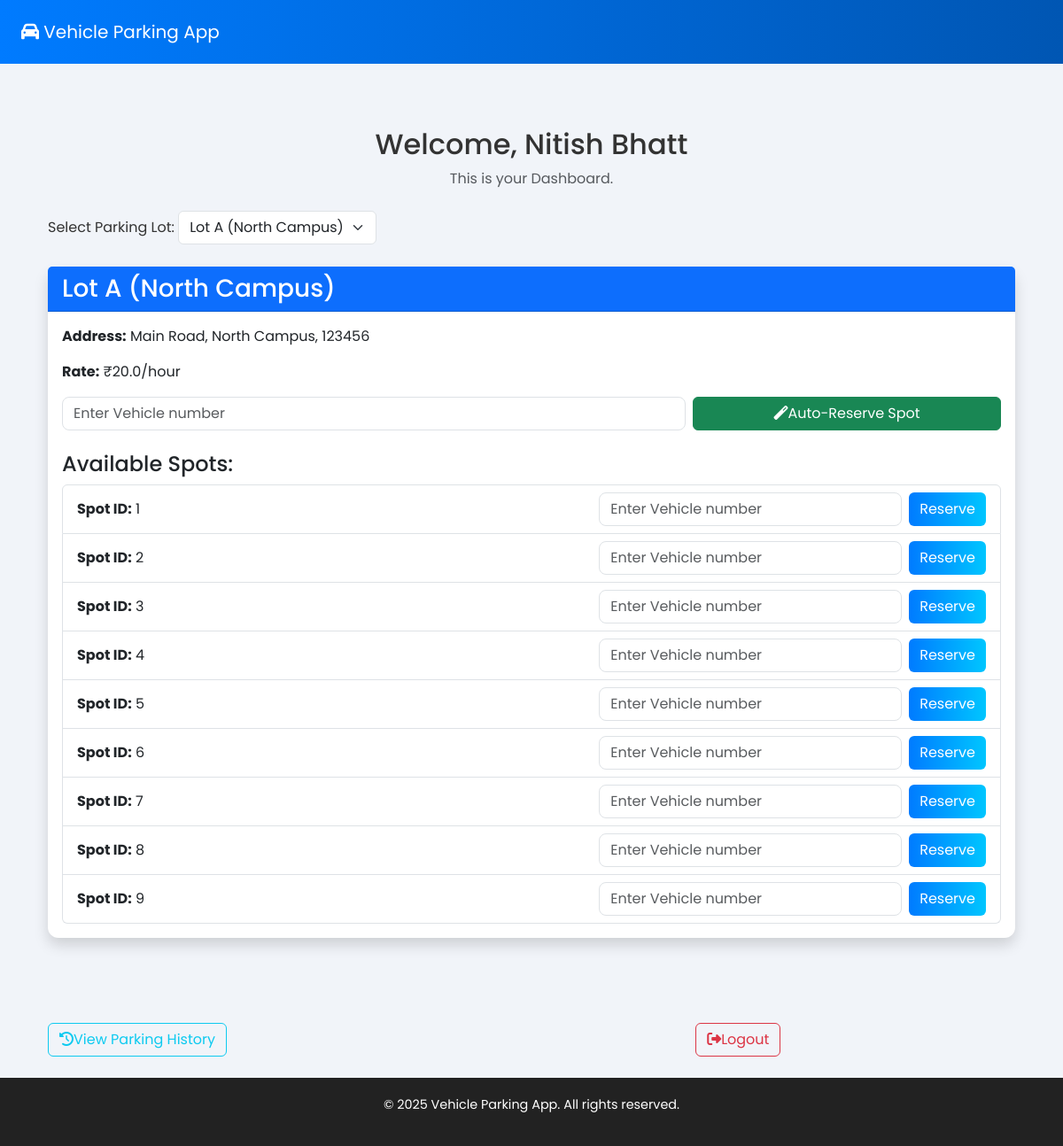
Screenshot of /user/dashboard?lot_id=1 (signed in) with the database file from the repository.
### app/models.py (models this page shows, shortened)
class User(UserMixin, db.Model):
    id=db.Column(db.Integer, primary_key=True)
    full_name=db.Column(db.String(100), nullable=False)
    email= db.Column(db.String(100), nullable=False)
    password = db.Column(db.String(100), nullable=False)
    reservations=db.relationship('Reservation', backref='user', lazy=True)

class ParkingLot(db.Model):
    id= db.Column(db.Integer, primary_key=True)
    name = db.Column(db.String(100), nullable=False)
    location_name= db.Column(db.String(100), nullable=False)
    address = db.Column(db.String(200), nullable=False)
    pincode= db.Column(db.String(10), nullable=False)
    price_per_hour= db.Column(db.Float, nullable=False)
    max_spots= db.Column(db.Integer, nullable=False)
    spots= db.relationship('ParkingSpot', backref='lot', lazy=True)

class ParkingSpot(db.Model):
    id= db.Column(db.Integer, primary_key=True)
    lot_id= db.Column(db.Integer, db.ForeignKey('parking_lot.id'), nullable=False)
    status= db.Column(db.String(1), default="A") # A for available and O for Occupied
    reservations= db.relationship("Reservation", backref='spot', lazy=True)

### app/routes.py (the view, shortened to what this page needs)
@main.route('/user/dashboard')
@login_required
def user_dashboard():
    lots= ParkingLot.query.all()
    active_reservation= Reservation.query.filter_by(user_id= current_user.id, end_time= None).first()
    lot_id= request.args.get('lot_id', type= int)
    selected_lot= ParkingLot.query.get(lot_id) if lot_id else None
    spot_status= {}
    if selected_lot:
        for spot in selected_lot.spots:
            active_res= next((res for res in spot.reservations if res.end_time is None),None)
            spot_status[spot.id]= active_res
    return render_template('user_dashboard.html', lots=lots, selected_lot=selected_lot, user=current_user, spot_status=spot_status)

### app/routes.py (called while the page is built)
@login_manager.user_loader
def load_user(user_id):
    return User.query.get(int(user_id))

@main.after_app_request
def add_no_cache_headers(response):
    response.headers['Cache-Control']= "no-store, no-cache, must-revalidate, post-check=0, precheck=0, max-age=0"
    response.headers["Pragma"]= 'no-cache'
    response.headers["Expires"]= "-1"
    return response

### app/templates/user_dashboard.html (shortened to what this page needs)
{% extends 'base.html' %}
{% block content %}
<div class="container mt-4">
    <div class="text-center mb-4">
        <h2>Welcome, {{user.full_name}}</h2>
        <p class="text-muted">This is your Dashboard.</p>
    </div>
    {% if not reserved_only %}
        <form method="GET" action="{{ url_for('main.user_dashboard') }}" class="mb-4">
            <label for="lot" class="form-label">Select Parking Lot:</label>
            <select name="lot_id" class="form-select w-auto d-inline-block" onchange="this.form.submit()">
                {% for lot in lots %}
                    <option value="{{ lot.id }}" {% if selected_lot and lot.id == selected_lot.id %}selected{% endif %}>
                         {{ lot.name }} ({{ lot.location_name }})
                    </option>
                {% endfor %}
            </select>
        </form>
    {% endif %}
    {% if selected_lot %}
        <div class="card shadow mb-4">
            <div class="card-header bg-primary text-white">
                <h3 class="mb-0">{{ selected_lot.name }} ({{ selected_lot.location_name }})</h3>
            </div>
            <div class="card-body">
                <p><strong>Address:</strong> {{ selected_lot.address }}, {{ selected_lot.pincode }}</p>
                <p><strong>Rate:</strong> ₹{{ selected_lot.price_per_hour }}/hour</p>
                {% if not reserved_only %}
                    <form action="{{ url_for('main.auto_reserve') }}" method="POST" class="row g-2 mb-4">
                        <div class="col-md-8">
                            <input type="text" name="vehicle_number" placeholder="Enter Vehicle number" class="form-control" required >
                        </div>
                        <div class="col-md-4">
                            <button type="submit" class="btn btn-success w-100">
                                <i class="fas fa-magic"></i>Auto-Reserve Spot
                            </button>
                        </div>
                    </form>
                {% endif %}
                <h4>Available Spots:</h4>
                <ul class="list-group">
                    {% for spot in selected_lot.spots %}
                        {% set reservation = spot_status[spot.id] %}
                        <li class="list-group-item d-flex justify-content-between align-items-center">
                            <div>
                                <strong>Spot ID:</strong> {{ spot.id }}
                            </div>
                            {% if reservation is none %}
                                <form action="{{ url_for('main.reserve_spot', spot_id=spot.id) }}" method="POST" class="d-flex">
                                    <input type="text" name="vehicle_number" class="form-control me-2" placeholder="Enter Vehicle number" required>
                                    <button type="submit" class="btn btn-primary">Reserve</button>
                                </form>
                            {% elif reservation.user_id == user.id %}
                                <form action="{{ url_for('main.release_spot', spot_id=spot.id) }}" method="POST" >
                                    <button type="submit" class="btn btn-warning">Release</button>
                                </form>
                            {% else %}
                                <span class="badge bg-danger">Occupied</span>
                            {% endif %}
                        </li>
                    {% endfor %}
                </ul>
            </div>
        </div>
    {% endif %}
    <br><br>
    <div class="d-flex justify justify-content-between mt-4">
        <a href="{{url_for('main.parking_history')}}" class="btn btn-outline-info">
            <i class="fas fa-history"></i>View Parking History
        </a>
        <br>
        <a href="{{url_for('main.logout')}}" class="btn btn-outline-danger">
            <i class="fas fa-sign-out-alt"></i>Logout
        </a>
        <br>
    </div>
</div>
{% endblock %}

### app/templates/base.html (style rules this page uses)
body { background-color: #f1f4f9; font-family:'Poppins',sans-serif; color: #333 ; }
.card { box-shadow: 0 5px 20px rgba(0,0,0,0.05); border: none; border-radius: 12px; }
.btn-primary { background: linear-gradient(to right, #007Bff, #00c6ff); border: none; }
a { color: #007bff; text-decoration: none; }
.form-control { border-radius: 8px; }

### rows the page displays
User: full_name "Nitish Bhatt"
ParkingLot: name "Lot A", location_name "North Campus", address "Main Road, North Campus", pincode "123456", price_per_hour "20.0"
ParkingSpot: id "1"
ParkingSpot: id "2"
ParkingSpot: id "3"
ParkingSpot: id "4"
ParkingSpot: id "5"
ParkingSpot: id "6"
ParkingSpot: id "7"
ParkingSpot: id "8"
ParkingSpot: id "9"

### other values shown
{{ current_year or '2025' }} "2025"
form field lot_id "Lot A (North Campus)"
